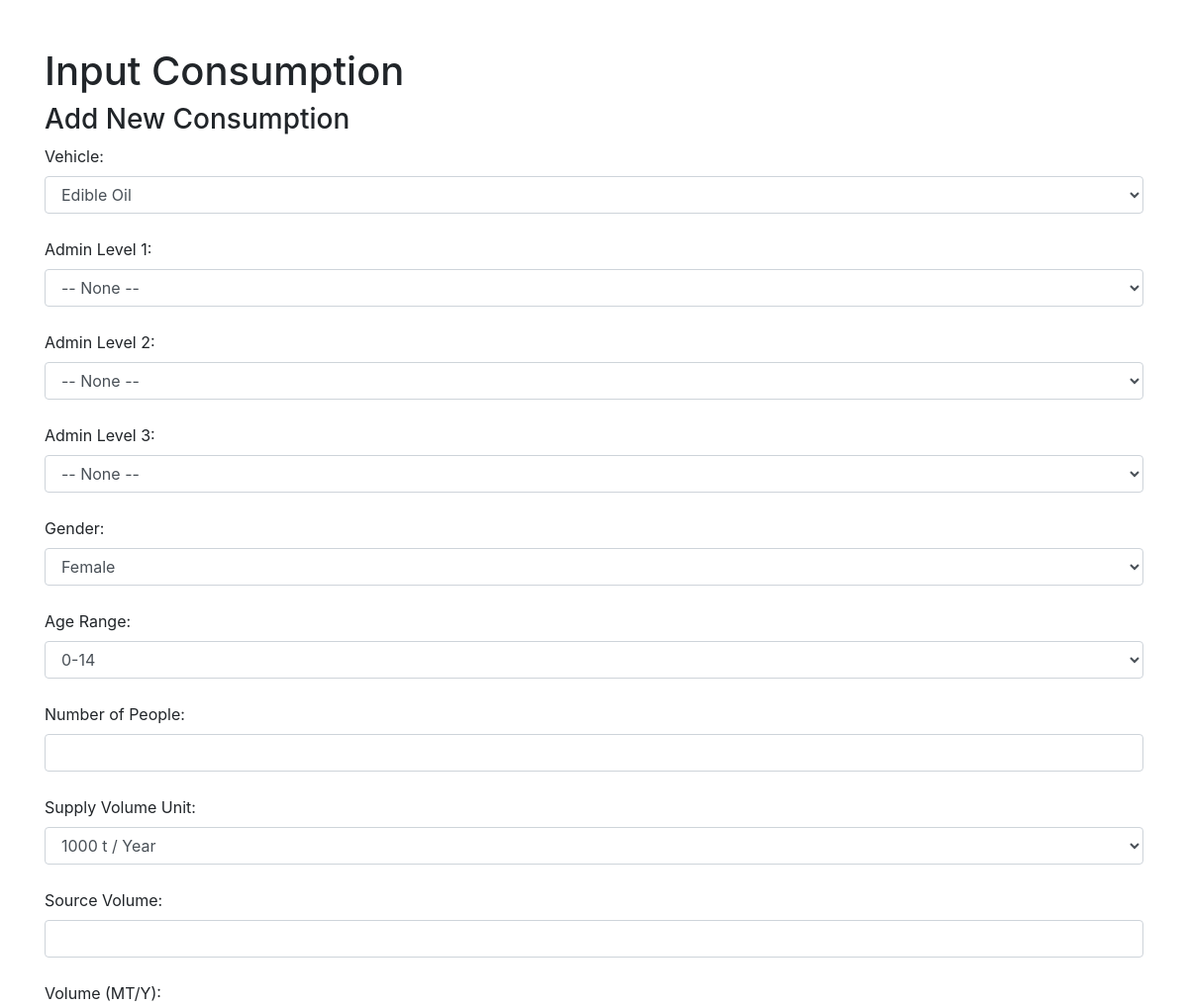
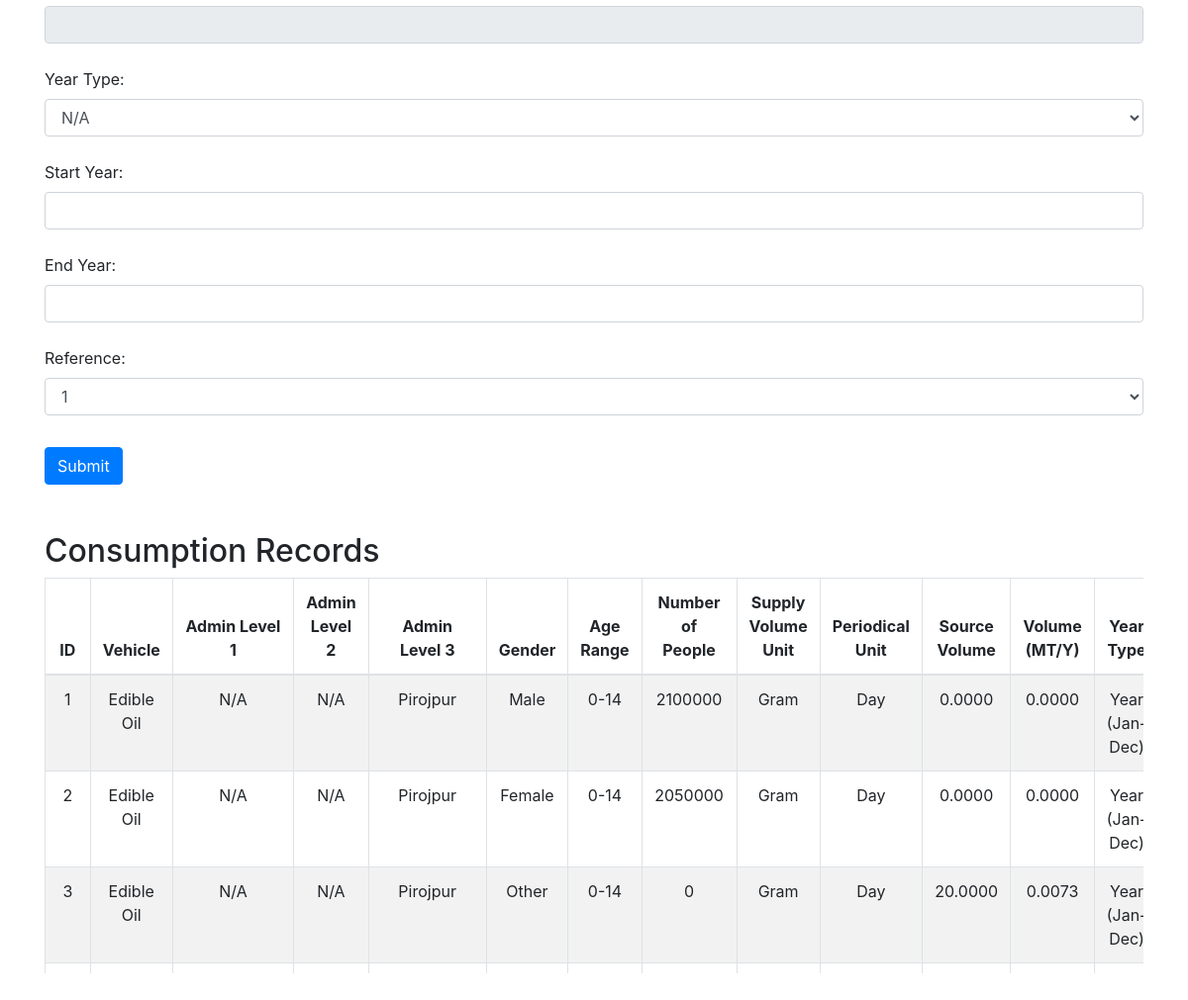
The app's page /input_tables/input_consumption.php with its own data (2 pictures, top to bottom).
### tables this page shows
CREATE TABLE `consumption` (
  `ConsumptionID` int(11) NOT NULL,
  `VehicleID` int(11) NOT NULL,
  `GL1ID` int(11) NOT NULL,
  `GL2ID` int(11) NOT NULL,
  `GL3ID` int(11) NOT NULL,
  `GenderID` int(11) NOT NULL,
  `AgeID` int(11) NOT NULL,
  `NumberOfPeople` int(11) NOT NULL,
  `SourceVolume` decimal(20,4) NOT NULL,
  `VolumeMTY` decimal(20,4) NOT NULL,
  `UCID` int(11) NOT NULL,
  `YearTypeID` int(11) NOT NULL,
  `StartYear` int(11) NOT NULL,
  `EndYear` int(11) NOT NULL,
  `ReferenceID` int(11) NOT NULL
);

CREATE TABLE `foodvehicle` (
  `VehicleID` int(11) NOT NULL,
  `VehicleName` varchar(50) NOT NULL
);

CREATE TABLE `geographylevel1` (
  `GL1ID` int(11) NOT NULL,
  `AdminLevel1` varchar(50) NOT NULL,
  `CountryID` int(11) NOT NULL
);

CREATE TABLE `geographylevel2` (
  `GL2ID` int(11) NOT NULL,
  `AdminLevel2` varchar(50) NOT NULL,
  `GL1ID` int(11) NOT NULL
);

CREATE TABLE `geographylevel3` (
  `GL3ID` int(11) NOT NULL,
  `AdminLevel3` varchar(50) NOT NULL,
  `GL2ID` int(11) NOT NULL
);

CREATE TABLE `gender` (
  `GenderID` int(11) NOT NULL,
  `GenderName` varchar(50) NOT NULL
);

CREATE TABLE `age` (
  `AgeID` int(11) NOT NULL,
  `AgeRange` varchar(50) NOT NULL
);

CREATE TABLE `measureunit1` (
  `UCID` int(11) NOT NULL,
  `SupplyVolumeUnit` varchar(50) NOT NULL,
  `PeriodicalUnit` varchar(50) NOT NULL,
  `UnitValue` decimal(30,8) NOT NULL
);

CREATE TABLE `yeartype` (
  `YearTypeID` int(11) NOT NULL,
  `YearTypeName` varchar(255) NOT NULL,
  `StartMonth` varchar(50) NOT NULL,
  `EndMonth` varchar(50) NOT NULL
);

### input_tables/input_consumption.php (the view, shortened to what this page needs)
<?php
include('../db_connect.php');
function fetchOptions($conn, $table, $idField, $nameField)
{
    $options = [];
    $result = $conn->query("SELECT $idField, $nameField FROM $table ORDER BY $nameField");
    while ($row = $result->fetch_assoc()) {
        $options[] = $row;
    }
    return $options;
}
$vehicles = fetchOptions($conn, 'foodvehicle', 'VehicleID', 'VehicleName');
$genders = fetchOptions($conn, 'gender', 'GenderID', 'GenderName');
$ages = fetchOptions($conn, 'age', 'AgeID', 'AgeRange');
$units = [];
$resultUnits = $conn->query("SELECT UCID, SupplyVolumeUnit, PeriodicalUnit, UnitValue FROM measureunit1 ORDER BY SupplyVolumeUnit");
while ($rowUnits = $resultUnits->fetch_assoc()) {
    $units[] = $rowUnits;
}
$yearTypes = fetchOptions($conn, 'yeartype', 'YearTypeID', 'YearTypeName');
$references = fetchOptions($conn, 'reference', 'ReferenceID', 'ReferenceNumber');
$consumptions = $conn->query("
    SELECT c.*,
           v.VehicleName,
           gl1.AdminLevel1,
           gl2.AdminLevel2,
           gl3.AdminLevel3,
           g.GenderName,
           a.AgeRange,
           m.SupplyVolumeUnit,
           m.PeriodicalUnit,
           y.YearTypeName,
           r.ReferenceNumber
    FROM consumption c
    LEFT JOIN foodvehicle v ON c.VehicleID = v.VehicleID
    LEFT JOIN geographylevel1 gl1 ON c.GL1ID = gl1.GL1ID
    LEFT JOIN geographylevel2 gl2 ON c.GL2ID = gl2.GL2ID
    LEFT JOIN geographylevel3 gl3 ON c.GL3ID = gl3.GL3ID
    LEFT JOIN gender g ON c.GenderID = g.GenderID
    LEFT JOIN age a ON c.AgeID = a.AgeID
    LEFT JOIN measureunit1 m ON c.UCID = m.UCID
    LEFT JOIN yeartype y ON c.YearTypeID = y.YearTypeID
    LEFT JOIN reference r ON c.ReferenceID = r.ReferenceID
");
?>
<!DOCTYPE html>
<html>
<head>
    <link href="https://cdnjs.cloudflare.com/ajax/libs/bootstrap/4.6.2/css/bootstrap.min.css" rel="stylesheet">
</head>
<body>
    <div class="container mt-5">
        <h1>Input Consumption</h1>
        <h3>Add New Consumption</h3>
        <form method="post" action="input_consumption.php" class="mb-4" onsubmit="return validateYears()">
            <label for="VehicleID">Vehicle:</label>
            <select name="VehicleID" id="VehicleID" class="form-control">
                <?php foreach ($vehicles as $vehicle): ?>
                    <option value="<?= $vehicle['VehicleID'] ?>"><?= $vehicle['VehicleName'] ?></option>
                <?php endforeach; ?>
            </select><br>
            <label for="GL1ID">Admin Level 1:</label>
            <select name="GL1ID" id="GL1ID" class="form-control">
                <option value="">-- None --</option>
            </select><br>
            <label for="GL2ID">Admin Level 2:</label>
            <select name="GL2ID" id="GL2ID" class="form-control">
                <option value="">-- None --</option>
            </select><br>
            <label for="GL3ID">Admin Level 3:</label>
            <select name="GL3ID" id="GL3ID" class="form-control">
                <option value="">-- None --</option>
            </select><br>
            <label for="GenderID">Gender:</label>
            <select name="GenderID" id="GenderID" class="form-control">
                <?php foreach ($genders as $gender): ?>
                    <option value="<?= $gender['GenderID'] ?>"><?= $gender['GenderName'] ?></option>
                <?php endforeach; ?>
            </select><br>
            <label for="AgeID">Age Range:</label>
            <select name="AgeID" id="AgeID" class="form-control">
                <?php foreach ($ages as $age): ?>
                    <option value="<?= $age['AgeID'] ?>"><?= $age['AgeRange'] ?></option>
                <?php endforeach; ?>
            </select><br>
            <label for="NumberOfPeople">Number of People:</label>
            <input type="text" name="NumberOfPeople" id="NumberOfPeople" class="form-control"><br>
            <label for="UCID">Supply Volume Unit:</label>
            <select name="UCID" id="UCID" class="form-control">
                <?php foreach ($units as $unit): ?>
                    <option value="<?= $unit['UCID'] ?>"><?= $unit['SupplyVolumeUnit'] ?> / <?= $unit['PeriodicalUnit'] ?></option>
                <?php endforeach; ?>
            </select><br>
            <label for="SourceVolume">Source Volume:</label>
            <input type="text" name="SourceVolume" id="SourceVolume" class="form-control"><br>
            <label for="VolumeMTY">Volume (MT/Y):</label>
            <input type="text" id="VolumeMTY" class="form-control" readonly value=""><br>
            <label for="YearTypeID">Year Type:</label>
            <select name="YearTypeID" id="YearTypeID" class="form-control">
                <?php foreach ($yearTypes as $yearType): ?>
                    <option value="<?= $yearType['YearTypeID'] ?>"><?= $yearType['YearTypeName'] ?></option>
                <?php endforeach; ?>
            </select><br>
            <label for="StartYear">Start Year:</label>
            <input type="text" name="StartYear" id="StartYear" class="form-control"><br>
            <label for="EndYear">End Year:</label>
            <input type="text" name="EndYear" id="EndYear" class="form-control"><br>
            <label for="ReferenceID">Reference:</label>
            <select name="ReferenceID" id="ReferenceID" class="form-control" onchange="updateReferenceDetails()">
                <?php foreach ($references as $reference): ?>
                    <option value="<?= $reference['ReferenceID'] ?>"><?= $reference['ReferenceNumber'] ?></option>
                <?php endforeach; ?>
            </select><br>
            <button type="submit" class="btn btn-primary mt-2">Submit</button>
        </form>
        <h2>Consumption Records</h2>
        <div class="table-responsive">
            <table class="table table-bordered table-striped">
                <thead>
                    <tr>
                        <th>ID</th>
                        <th>Vehicle</th>
                        <th>Admin Level 1</th>
                        <th>Admin Level 2</th>
                        <th>Admin Level 3</th>
                        <th>Gender</th>
                        <th>Age Range</th>
                        <th>Number of People</th>
                        <th>Supply Volume Unit</th>
                        <th>Periodical Unit</th>
                        <th>Source Volume</th>
                        <th>Volume (MT/Y)</th>
                        <th>Year Type</th>
                    </tr>
                </thead>
                <tbody>
                    <?php while ($row = $consumptions->fetch_assoc()): ?>
                        <tr>
                            <td><?= $row['ConsumptionID'] ?></td>
                            <td><?= $row['VehicleName'] ?></td>
                            <td><?= $row['AdminLevel1'] ?></td>
                            <td><?= $row['AdminLevel2'] ?></td>
                            <td><?= $row['AdminLevel3'] ?></td>
                            <td><?= $row['GenderName'] ?></td>
                            <td><?= $row['AgeRange'] ?></td>
                            <td><?= $row['NumberOfPeople'] ?></td>
                            <td><?= $row['SupplyVolumeUnit'] ?></td>
                            <td><?= $row['PeriodicalUnit'] ?></td>
                            <td><?= $row['SourceVolume'] ?></td>
                            <td><?= $row['VolumeMTY'] ?></td>
                            <td><?= $row['YearTypeName'] ?></td>
                        </tr>
                    <?php endwhile; ?>
                </tbody>
            </table>
        </div>
    </div>
</body>
</html>

### input_tables/input_consumption.php (style rules this page uses)
table th, table td { text-align: center; vertical-align: middle; }
.table-responsive { max-height: 400px; overflow-y: auto; }
.table thead th { position: sticky; top: 0; background-color: #fff; z-index: 1; }

### records on screen
consumption: ConsumptionID "1", VehicleID.VehicleName "Edible Oil", GL1ID.AdminLevel1 "N/A", GL2ID.AdminLevel2 "N/A", GL3ID.AdminLevel3 "Pirojpur", GenderID.GenderName "Male", AgeID.AgeRange "0-14", NumberOfPeople "2100000", UCID.SupplyVolumeUnit "Gram", UCID.PeriodicalUnit "Day", SourceVolume "0.0000", VolumeMTY "0.0000", YearTypeID.YearTypeName "Year…"
consumption: ConsumptionID "2", VehicleID.VehicleName "Edible Oil", GL1ID.AdminLevel1 "N/A", GL2ID.AdminLevel2 "N/A", GL3ID.AdminLevel3 "Pirojpur", GenderID.GenderName "Female", AgeID.AgeRange "0-14", NumberOfPeople "2050000", UCID.SupplyVolumeUnit "Gram", UCID.PeriodicalUnit "Day", SourceVolume "0.0000", VolumeMTY "0.0000", YearTypeID.YearTypeName "Year…"
consumption: ConsumptionID "3", VehicleID.VehicleName "Edible Oil", GL1ID.AdminLevel1 "N/A", GL2ID.AdminLevel2 "N/A", GL3ID.AdminLevel3 "Pirojpur", GenderID.GenderName "Other", AgeID.AgeRange "0-14", NumberOfPeople "0", UCID.SupplyVolumeUnit "Gram", UCID.PeriodicalUnit "Day", SourceVolume "20.0000", VolumeMTY "0.0073", YearTypeID.YearTypeName "Year…"

### other values on screen
form field VehicleID "Edible Oil"
form field GenderID "Female"
form field AgeID "0-14"
form field UCID "1000 t / Year"
form field YearTypeID "N/A"
form field ReferenceID "1"
